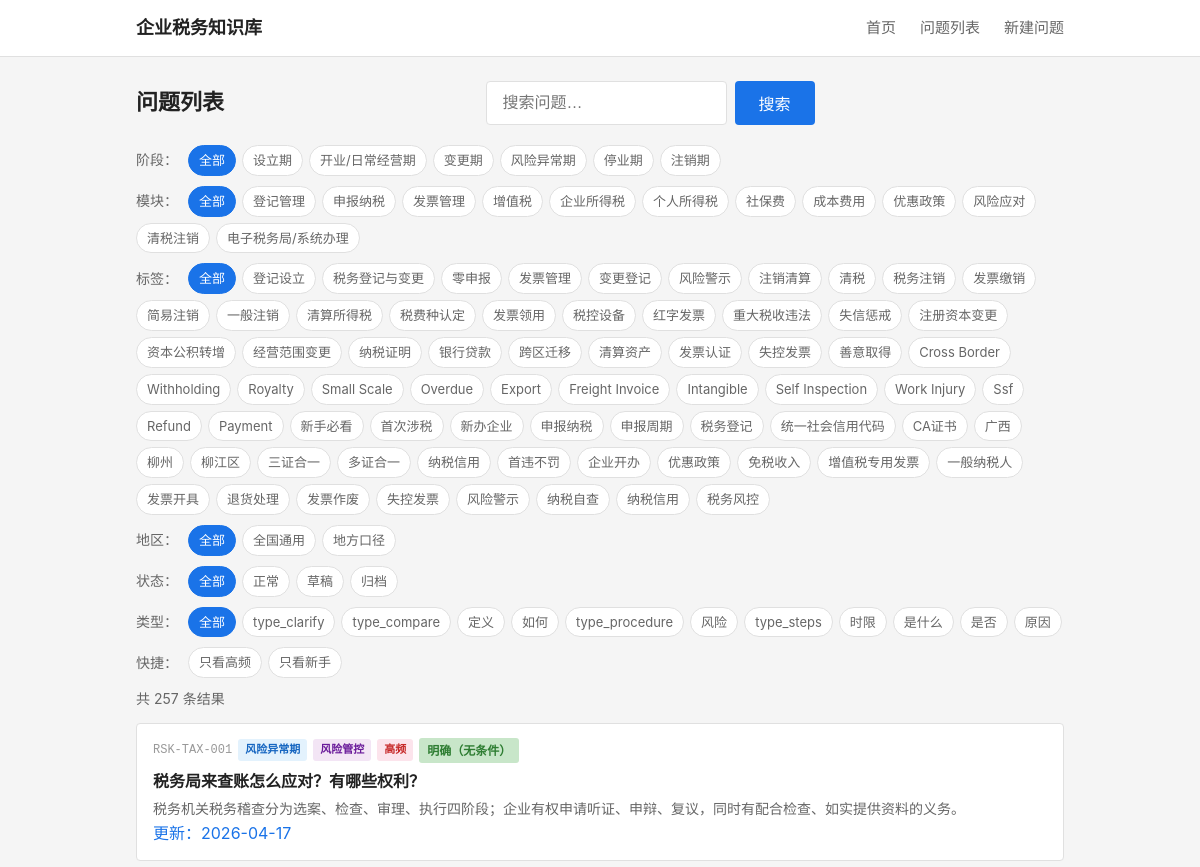
Page /questions (upper part) on the earlier database version.
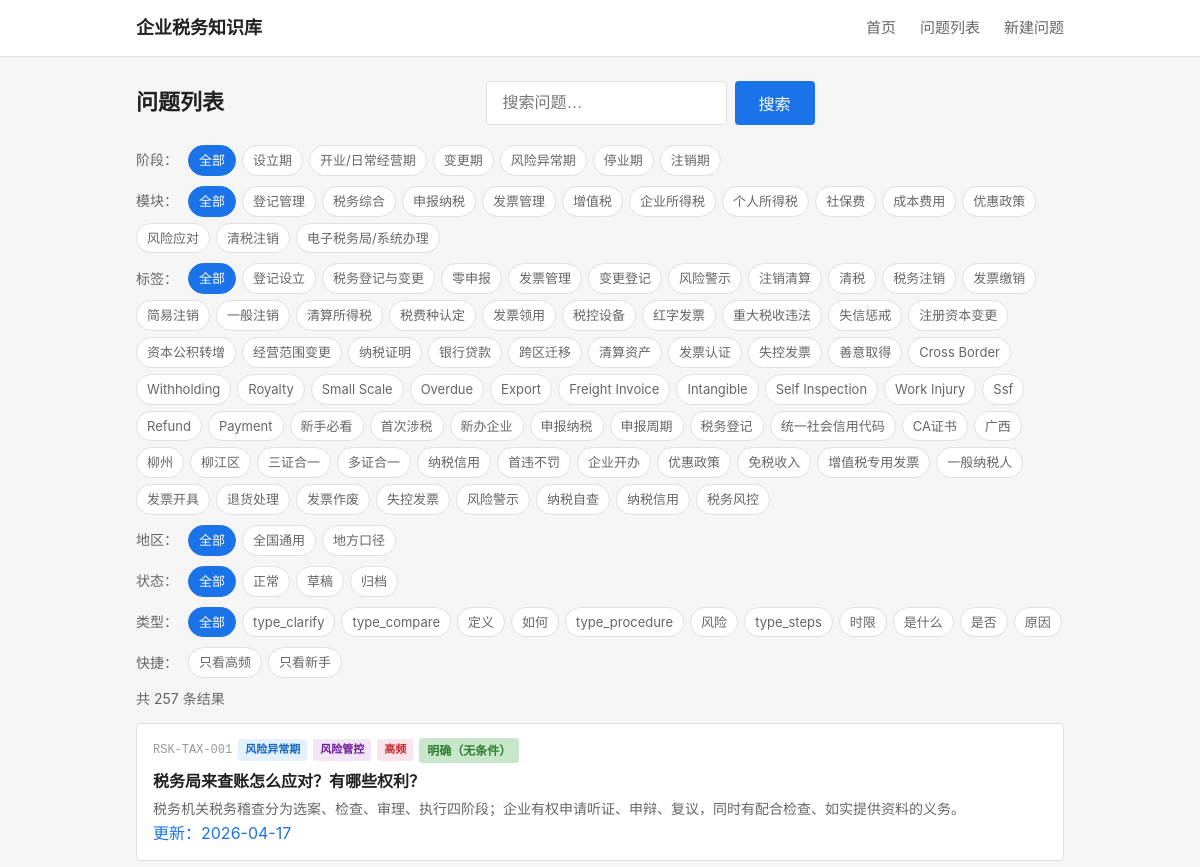
Same page on the later database version.
### tables this page shows
CREATE TABLE tag_dict (
    id              INTEGER PRIMARY KEY AUTOINCREMENT,
    tag_code        TEXT NOT NULL UNIQUE,
    tag_name        TEXT NOT NULL,
    tag_category    TEXT,
    parent_id       INTEGER,
    display_order   INTEGER NOT NULL DEFAULT 1,
    status          TEXT NOT NULL DEFAULT 'active',

    FOREIGN KEY (parent_id) REFERENCES tag_dict(id) ON DELETE SET NULL
);

CREATE TABLE question_master (
    id              INTEGER PRIMARY KEY AUTOINCREMENT,
    question_code   TEXT NOT NULL UNIQUE,
    question_title  TEXT NOT NULL,
    question_plain  TEXT NOT NULL,

    -- 分类
    stage_code      TEXT NOT NULL,
    module_code     TEXT NOT NULL,
    question_type   TEXT NOT NULL,

    -- 答案
    one_line_answer TEXT NOT NULL,
    detailed_answer TEXT,
    core_definition TEXT,

    -- 条件与边界
    applicable_conditions TEXT,
    exceptions_boundary   TEXT,

    -- 实务
    practical_steps TEXT,
    risk_warning    TEXT,

    -- 适用范围
    scope_level     TEXT NOT NULL DEFAULT 'scope_national',
    local_region    TEXT,

    -- 确定性
    answer_certainty TEXT NOT NULL DEFAULT 'certain_clear',

    -- 元数据
    keywords        TEXT,
    high_frequency_flag INTEGER NOT NULL DEFAULT 0,
    newbie_flag     INTEGER NOT NULL DEFAULT 0,

    -- 版本管理
    status          TEXT NOT NULL DEFAULT 'draft',
    version_no      INTEGER NOT NULL DEFAULT 1,

    -- 审计字段
    created_at      TEXT NOT NULL DEFAULT (datetime('now')),
    updated_at      TEXT NOT NULL DEFAULT (datetime('now'))
);

### backend/app.py (the view)
    @app.route('/questions')
    def questions_list():
        from services.question_service import QuestionService
        svc = QuestionService()
        stage = request.args.get('stage')
        module = request.args.get('module')
        tag = request.args.get('tag')
        qtype = request.args.get('qtype')
        page = int(request.args.get('page', 1))
        page_size = 10
        result = svc.list_questions(
            stage=stage, module=module, tag=tag,
            page=page, page_size=page_size,
            hf=request.args.get('hf'),
            newbie=request.args.get('newbie'),
            keyword=request.args.get('keyword'),
            region=request.args.get('region'),
            status=request.args.get('status'),
            qtype=qtype
        )
        stages = svc.get_stages()
        modules = svc.get_modules()
        all_tags = svc.get_all_tags()
        business_tags = [t for t in all_tags if t['tag_category'] == 'business']
        question_types = svc.get_question_types()
        keyword = request.args.get('keyword', '')
        current_region = request.args.get('region', '')
        current_status = request.args.get('status', '')
        return render_template('questions.html',
                               stages=stages, modules=modules, all_tags=all_tags,
                               business_tags=business_tags,
                               questions=result['questions'], total=result['total'],
                               page=page, page_size=page_size,
                               current_stage=stage, current_module=module, current_tag=tag,
                               keyword=keyword,
                               current_region=current_region, current_status=current_status,
                               question_types=question_types, current_qtype=qtype)

### backend/services/question_service.py (called while the page is built)
    def _query(self, sql, params=None):
        conn = sqlite3.connect(self.db_path)
        conn.execute("PRAGMA foreign_keys = ON")
        conn.row_factory = sqlite3.Row
        cur = conn.cursor()
        if params:
            cur.execute(sql, params)
        else:
            cur.execute(sql)
        rows = cur.fetchall()
        conn.close()
        return [dict(r) for r in rows]

    def _query_one(self, sql, params=None):
        rows = self._query(sql, params)
        return rows[0] if rows else None

    def get_stages(self):
        return self._query("""
            SELECT tag_code, tag_name
            FROM tag_dict
            WHERE tag_category = 'stage'
            ORDER BY display_order
        """)

    def get_modules(self):
        return self._query("""
            SELECT tag_code, tag_name
            FROM tag_dict
            WHERE tag_category = 'module'
            ORDER BY display_order
        """)

    def get_all_tags(self):
        return self._query("""
            SELECT tag_code, tag_name, tag_category
            FROM tag_dict
            WHERE status = 'active'
            ORDER BY tag_category, display_order
        """)

### frontend/templates/questions.html (shortened to what the changed rows need)
{% extends "base.html" %}
{% macro certainty_label(code) %}
    {% if code == 'certain_clear' %}<span class="certainty-tag clear">明确（无条件）</span>
    {% elif code == 'certain_conditional' %}<span class="certainty-tag condition">有条件</span>
    {% elif code == 'certain_dispute' %}<span class="certainty-tag dispute">有争议</span>
    {% elif code == 'certain_practice' %}<span class="certainty-tag practice">实务做法</span>
    {% else %}<span class="certainty-tag">{{ code }}</span>{% endif %}
{% endmacro %}
{% macro filter_url(overrides) %}
{%- set qs = [] -%}
{%- if current_stage and 'stage' not in overrides %}{% set qs = qs + ['stage=' ~ current_stage] %}{% endif -%}
{%- if current_module and 'module' not in overrides %}{% set qs = qs + ['module=' ~ current_module] %}{% endif -%}
{%- if current_tag and 'tag' not in overrides %}{% set qs = qs + ['tag=' ~ current_tag] %}{% endif -%}
{%- if keyword and 'keyword' not in overrides %}{% set qs = qs + ['keyword=' ~ keyword] %}{% endif -%}
{%- if request.args.get('hf') and 'hf' not in overrides %}{% set qs = qs + ['hf=1'] %}{% endif -%}
{%- if request.args.get('newbie') and 'newbie' not in overrides %}{% set qs = qs + ['newbie=1'] %}{% endif -%}
{%- if current_region and 'region' not in overrides %}{% set qs = qs + ['region=' ~ current_region] %}{% endif -%}
{%- if current_status and 'status' not in overrides %}{% set qs = qs + ['status=' ~ current_status] %}{% endif -%}
{%- if current_qtype and 'qtype' not in overrides %}{% set qs = qs + ['qtype=' ~ current_qtype] %}{% endif -%}
{%- for k, v in overrides.items() %}{% if v %}{% set qs = qs + [k ~ '=' ~ v] %}{% endif %}{% endfor -%}
{{- '/questions' ~ ('?' ~ qs | join('&') if qs else '') -}}
{% endmacro %}
{% macro stage_label(code) %}
    {% if code == 'SET' %}设立期
    {% elif code == 'OPR' %}开业/日常经营期
    {% elif code == 'CHG' %}变更期
    {% elif code == 'RSK' %}风险异常期
    {% elif code == 'SUS' %}停业期
    {% elif code == 'CLS' %}注销期
    {% else %}{{ code }}{% endif %}
{% endmacro %}
{% macro module_label(code) %}
    {% if code == 'REG' %}登记管理
    {% elif code == 'DEC' %}申报纳税
    {% elif code == 'INV' %}发票管理
    {% elif code == 'VAT' %}增值税
    {% elif code == 'CIT' %}企业所得税
    {% elif code == 'IIT' %}个人所得税
    {% elif code == 'SSF' %}社保费
    {% elif code == 'FEE' %}成本费用
    {% elif code == 'PREF' %}优惠政策
    {% elif code == 'RISK' %}风险管控
    {% elif code == 'CLEAR' %}清税注销
    {% elif code == 'ETAX' %}电子税务局/系统办理
    {% else %}{{ code }}{% endif %}
{% endmacro %}
{% macro question_type_label(code) %}
    {% if code == 'type_why' %}原因
    {% elif code == 'type_whether' %}是否
    {% elif code == 'type_how' %}如何
    {% elif code == 'type_what' %}是什么
    {% elif code == 'type_define' %}定义
    {% elif code == 'type_time' %}时限
    {% elif code == 'type_risk' %}风险
    {% else %}{{ code }}{% endif %}
{% endmacro %}
{% block main %}
<div class="page-header">
    <h1>问题列表</h1>
</div>
<div class="filters">
    <span class="filter-label">阶段：</span>
    <a href="{{ filter_url({'stage': ''}) }}" class="filter-chip {% if not current_stage %}active{% endif %}">全部</a>
    {% for s in stages %}
    <a href="{{ filter_url({'stage': s.tag_code}) }}" class="filter-chip {% if current_stage == s.tag_code %}active{% endif %}">{{ s.tag_name }}</a>
    {% endfor %}
</div>
<div class="filters">
    <span class="filter-label">模块：</span>
    <a href="{{ filter_url({'module': ''}) }}" class="filter-chip {% if not current_module %}active{% endif %}">全部</a>
    {% for m in modules %}
    <a href="{{ filter_url({'module': m.tag_code}) }}" class="filter-chip {% if current_module == m.tag_code %}active{% endif %}">{{ m.tag_name }}</a>
    {% endfor %}
</div>
{% if business_tags %}
<div class="filters">
    <span class="filter-label">标签：</span>
    <a href="{{ filter_url({'tag': ''}) }}" class="filter-chip {% if not current_tag %}active{% endif %}">全部</a>
    {% for t in business_tags %}
    <a href="{{ filter_url({'tag': t.tag_code}) }}" class="filter-chip {% if current_tag == t.tag_code %}active{% endif %}">{{ t.tag_name }}</a>
    {% endfor %}
</div>
{% endif %}
<div class="filters">
    <span class="filter-label">类型：</span>
    <a href="{{ filter_url({'qtype': ''}) }}" class="filter-chip {% if not current_qtype %}active{% endif %}">全部</a>
    {% for t in question_types %}
    <a href="{{ filter_url({'qtype': t.type_code}) }}" class="filter-chip {% if current_qtype == t.type_code %}active{% endif %}">{{ question_type_label(t.type_code) }}</a>
    {% endfor %}
</div>
{% if questions %}
<ul class="question-list">
    {% for q in questions %}
    <li class="question-item">
        <a href="/question/{{ q.question_code }}" class="question-link">
            <div class="q-meta">
                <span class="q-code">{{ q.question_code }}</span>
                <span class="q-badge stage">{{ stage_label(q.stage_code) }}</span>
                <span class="q-badge module">{{ module_label(q.module_code) }}</span>
                {% if q.high_frequency_flag %}
                <span class="q-badge hf">高频</span>
                {% endif %}
                {{ certainty_label(q.answer_certainty) }}
            </div>
            {% if keyword %}
            <div class="q-title">{{ q.question_plain | replace(keyword, '<mark>' ~ keyword ~ '</mark>') | safe }}</div>
            <div class="q-answer">{{ q.one_line_answer | replace(keyword, '<mark>' ~ keyword ~ '</mark>') | safe }}</div>
            {% else %}
            <div class="q-title">{{ q.question_plain }}</div>
            <div class="q-answer">{{ q.one_line_answer }}</div>
            {% endif %}
            {% if q.updated_at %}<div class="q-updated">更新：{{ q.updated_at[:10] }}</div>{% endif %}
        </a>
    </li>
    {% endfor %}
</ul>
{% else %}
<p class="empty-state">没有找到符合条件的問題。</p>
{% endif %}
{% endblock %}

Differences in the rows shown:
added tag_dict: tag_name "税务综合"
